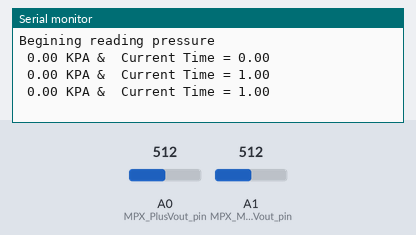
The sketch below on a simulated Arduino Uno, built with avr-gcc and run on an emulated ATmega328P. Parts: the last lines printed to the serial monitor. Inputs (shaded band) come from the test bench; at power-on: A0 (MPX_PlusVout_pin) = 512, A1 (MPX_MinusVout_pin) = 512.

Above: at 1.8 s.
1.9 s: A0 (MPX_PlusVout_pin) set to 716
At 3.3 s:
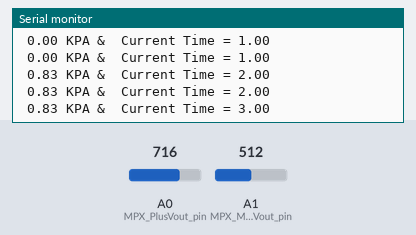
3.4 s: A1 (MPX_MinusVout_pin) set to 716
At 4.7 s:
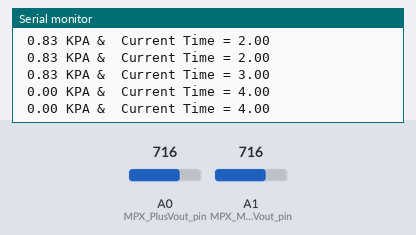
4.9 s: A0 (MPX_PlusVout_pin) set to 900
At 6.3 s:
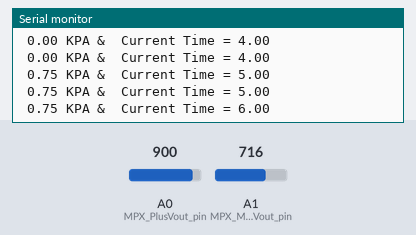
6.4 s: A1 (MPX_MinusVout_pin) set to 900
At 7.8 s:
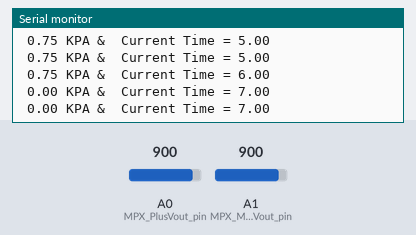
Timing chart, 0 to 8.9 s (numbered marks = the images above; inputs shaded):
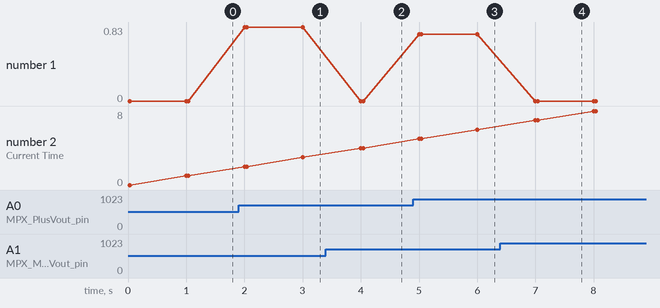

The sketch:

Read_Pressure_BTE.ino
```cpp
//Read_Pressure.ino
//Pressure Transducer - SEPERATELY CHECKED AND RAN - BTE

/*#include <SPI.h>
#include <SD.h>
#include <Wire.h>
*/

//pins
int MPX_PlusVout_pin = A0;// output pin for pressure transducer
int MPX_MinusVout_pin = A1; // output pin for pressure transducer

//variables
double Pressure_reading = 0.0; // pressure reading that is used for data
int Take_data_interval = 1000;
String Data_output_string;
float print_time = 0;
//%%%%%%%%%%%%% BEGIN SETUP %%%%%%%%%%%%%%%%%%%%%%%%%%%%%%%%%%%%%
void setup(){
Serial.begin(9600);
Serial.println();
Serial.println("Begining reading pressure");

pinMode(MPX_PlusVout_pin, INPUT_PULLUP);
pinMode(MPX_MinusVout_pin, INPUT_PULLUP);
}
// END SETUP%%%%%%%%%%%%%%%%%%%%%%%%%%%%%%%%%%%%%%%%%%%%%%%%


void loop(){
if ((millis() % Take_data_interval) == 0)
	{
	Pressure_reading = Func_PressRead(MPX_PlusVout_pin, MPX_MinusVout_pin);
	Data_output_string = " ";
	Data_output_string += String(Pressure_reading);
  Data_output_string += String(" KPA &  ");
	Data_output_string += String("Current Time = ");
  print_time = millis()/1000;
	Data_output_string += String(print_time);
	Serial.println(Data_output_string);
  Serial.println();
	}
}
float Func_PressRead (int Vp, int Vn) // Pressure take data function declaration
{
	double valuesensor1 = analogRead(Vp); //read analong and convert to voltage
	double valuesensor2 = analogRead(Vn); //read analong and convert to voltage
  valuesensor1 = valuesensor1/1024 * 5;
  valuesensor2 = valuesensor2/1024 * 5;
  //Serial.println("(analog Val sense 1 = " + String(analogRead(Vp)) + ") (analog Val sense 2 = " + String(analogRead(Vn)) + ") ");
  //Serial.println("(Voltage Val sense 1 = " + String(valuesensor1) + ") (Voltage Val sense 2 = " + String(valuesensor2) + ") ");
	double Voff = 0.0; // [mV] max value is 35 per table specs
	double Press_Sensitivity = 1.2; // delta V / delta P [mV/kPa]
	double voltage = valuesensor1 - valuesensor2;
	double Actual_PressRead = (voltage - Voff) / Press_Sensitivity; // [kPa]
	// Vout = Voff + (Sensitivity x Pressure)
return Actual_PressRead;
}
```

Measured:
- after the input at 1.9 s, the serial monitor: prints a new line after 0.10 s (image 1)
- after the input at 3.4 s, the serial monitor: prints a new line after 0.60 s (image 2)
- after the input at 4.9 s, the serial monitor: prints a new line after 0.10 s (image 3)
- after the input at 6.4 s, the serial monitor: prints a new line after 0.60 s (image 4)
- plotted number 1: 0 → 0.83 after the input at 1.9 s, 0 → 0.75 after the input at 4.9 s
